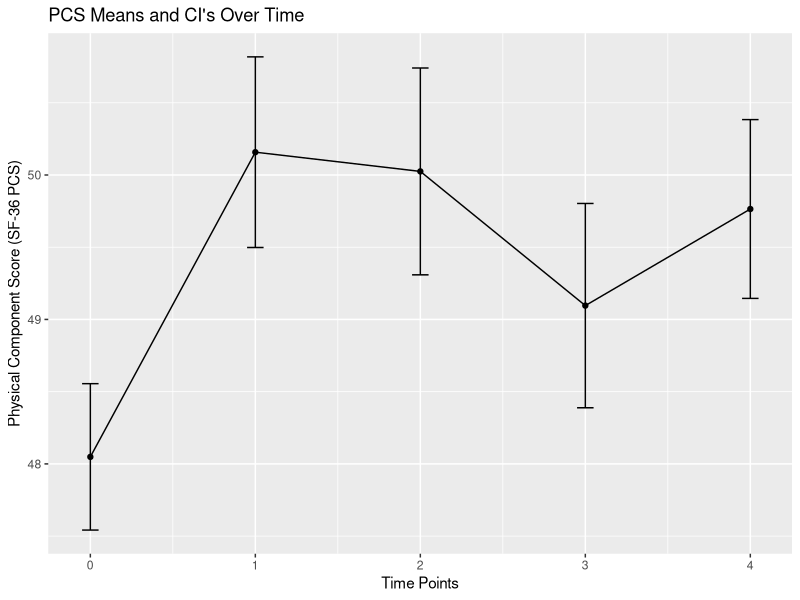

Here is the R script that generated this plot:
# ==================================
# N736 Lesson 22 - Repeated Measures ANOVA
#
# dated 11/12/2017
# Melinda Higgins, PhD
# 
# ==================================

# ==================================
# we're be working with the 
# helpmkh dataset
# ==================================

library(tidyverse)
library(haven)

helpdat <- haven::read_spss("helpmkh.sav")

h1 <- helpdat %>%
  select(id, pcs, pcs1, pcs2, pcs3, pcs4)

# see https://gribblelab.wordpress.com/2009/03/09/repeated-measures-anova-using-r/
# also see https://biostats.w.uib.no/test-for-sphericity-mauchly-test/

h2 <- h1[,2:6]
h2 <- as.matrix(h2)

m1 <- lm(h2 ~ 1)
m1

tfactor <- factor(c("t0","t1","t2","t3","t4"))

library(car)

m1.aov <- Anova(m1, 
                idata = data.frame(tfactor),
                idesign = ~tfactor, 
                type="III")
#summary(m1.aov, multivariate=FALSE)
summary(m1.aov, multivariate=TRUE)

# restructure into long format

h1long <- h1 %>%
  gather(key=item,
         value=value,
         -c(id))

names(h1long) <- c("id","pcsitem","pcsvalue")

# add a time variable to long format
h1long <- h1long %>%
  mutate(time=c(rep(0,453),
                rep(1,453),
                rep(2,453),
                rep(3,453),
                rep(4,453)))

# from the cookbook for R
## Gives count, mean, standard deviation, standard error of the mean, and confidence interval (default 95%).
##   data: a data frame.
##   measurevar: the name of a column that contains the variable to be summariezed
##   groupvars: a vector containing names of columns that contain grouping variables
##   na.rm: a boolean that indicates whether to ignore NA's
##   conf.interval: the percent range of the confidence interval (default is 95%)
summarySE <- function(data=NULL, measurevar, groupvars=NULL, na.rm=FALSE,
                      conf.interval=.95, .drop=TRUE) {
  library(plyr)
  
  # New version of length which can handle NA's: if na.rm==T, don't count them
  length2 <- function (x, na.rm=FALSE) {
    if (na.rm) sum(!is.na(x))
    else       length(x)
  }
  
  # This does the summary. For each group's data frame, return a vector with
  # N, mean, and sd
  datac <- ddply(data, groupvars, .drop=.drop,
                 .fun = function(xx, col) {
                   c(N    = length2(xx[[col]], na.rm=na.rm),
                     mean = mean   (xx[[col]], na.rm=na.rm),
                     sd   = sd     (xx[[col]], na.rm=na.rm)
                   )
                 },
                 measurevar
  )
  
  # Rename the "mean" column    
  datac <- rename(datac, c("mean" = measurevar))
  
  datac$se <- datac$sd / sqrt(datac$N)  # Calculate standard error of the mean
  
  # Confidence interval multiplier for standard error
  # Calculate t-statistic for confidence interval: 
  # e.g., if conf.interval is .95, use .975 (above/below), and use df=N-1
  ciMult <- qt(conf.interval/2 + .5, datac$N-1)
  datac$ci <- datac$se * ciMult
  
  return(datac)
}

h1long_nomiss <- na.omit(h1long)
table(h1long_nomiss$time)

h1se <- summarySE(h1long_nomiss, 
                  measurevar="pcsvalue", 
                  groupvars=c("time"))

ggplot(h1se, aes(x=time, y=pcsvalue)) + 
  geom_errorbar(aes(ymin=pcsvalue-se, ymax=pcsvalue+se), width=.1) +
  geom_line() +
  geom_point() +
  xlab("Time Points") +
  ylab("Physical Component Score (SF-36 PCS)") +
  ggtitle("PCS Means and CI's Over Time")